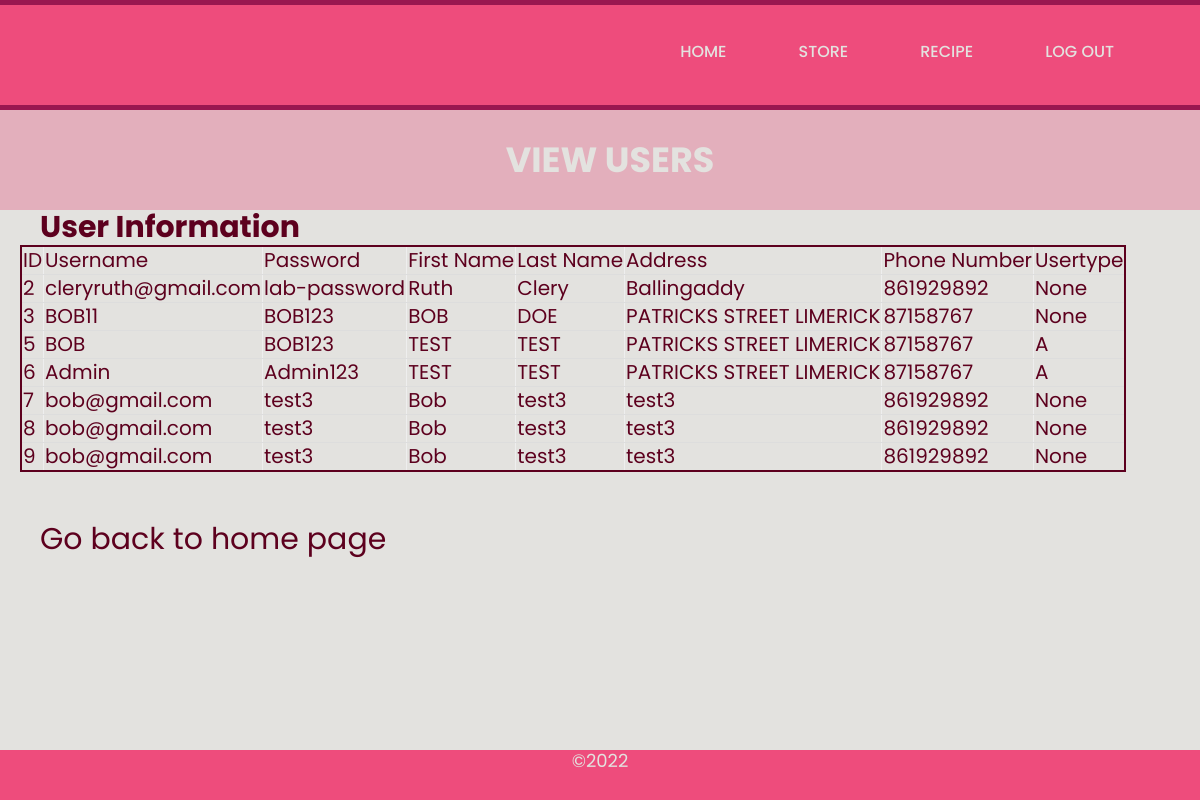
/view, run on the app's committed database.
### tables this page shows
CREATE TABLE USER
      (USERID INTEGER PRIMARY KEY AUTOINCREMENT,
      USERNAME VARCHAR(30) NOT NULL,
      PASSWORD VARCHAR (14) NOT NULL,
      FIRST_NAME VARCHAR (15) NOT NULL,
      LAST_NAME VARCHAR (20) NOT NULL,
      ADRESS VARCHAR (30) NOT NULL,
      TELEPHONE int NOT NULL,
      USERTYPE VARCHAR(30));

### flask_app.py (the view)
@app.route('/view')
def view():
    con = sqlite3.connect("WhatsForDinner.db")
    con.row_factory = sqlite3.Row
    cur = con.cursor()
    cur.execute("select * from user")
    rows = cur.fetchall()
    return render_template("/login/admin/view.html", rows=rows)

### template/login/admin/view.html (shortened to what this page needs)
<!DOCTYPE html>
<html>
<head>
	<link rel="stylesheet" href="{{ url_for('static', filename='/assets/css/index.css') }}">
</head>
<body>
	<div id="login_wrapper">
	    <header>
		    <nav>
		        <ul class="nav_main">
			        <li class="nav_buttons_active">Home</li>
			        <a href="/store"><li class="nav_buttons">Store</li></a>
					<a href="/recipes"><li class="nav_buttons">Recipe</li></a>
					<a href="/logout"><li class="nav_buttons_active">Log Out</li></a>
		        </ul>
	        </nav>
	    </header>
		<main>
	       	<div class="login_header_box_outer">
	       		<div class="login_header_box_inner">
	       			<h3>View Users</h3>
	       	    </div>
			</div>
			<div class="view_table">
				<div class="home_link"><h3>User Information</h3></div>
				<table border=5>
					<thead>
					<td>ID</td>
					<td>Username</td>
					<td>Password</td>
					<td>First Name</td>
			     	<td>Last Name</td>
					<td>Address</td>
					<td>Phone Number</td>
					<td>Usertype</td>
					</thead>
					{% for row in rows %}
					<tr>
						<td>{{row["USERID"]}}</td>
						<td>{{row["username"]}}</td>
						<td>{{row["password"]}}</td>
						<td>{{row["first_name"]}}</td>
						<td>{{row["last_name"]}}</td>
						<td>{{row["adress"]}}</td>
						<td>{{row["TELEPHONE"]}}</td>
						<td>{{row["usertype"]}}</td>
					</tr>
					{% endfor %}
				</table>
				<br>
				<br>
				<div class="home_link"><a href="/admin">Go back to home page</a></div>
			</div>
		</main>
	</div>
	<footer class="login_footer">
		<p>&copy;2022</p>
    </footer>
</body>
</html>

### static/assets/css/index.css (style rules this page uses)
* { margin: 0; }
body, html { height: 100%; }
ul, li, ol { margin: 0px; padding: 0px; list-style: none; }
a { text-decoration: none; }
a { text-decoration:none; }
header { float: left; width: 100%; height: auto; background: #EE4C7C; padding: 23px 0px; border-top: #9A1750 solid 5px; border-bottom: #9A1750 solid 5px; }
ul.nav_main { margin-right: 50px; float: right; }
li.nav_buttons_active { display: inline; list-style-type: none; float: left; padding: 7px 10px 10px 10px; margin: 7px 26px 10px 26px; font-size: 16px; line-height: 20px; display: block; font-weight: 500; text-transform: uppercase; font-family: 'Poppins', sans-serif; background:#EE4C7C; color: #E3E2DF; box-shadow: #white 0px 0px 56px 20px; text-align:center; }
a:link li.nav_buttons { color: #E3E2DF; background: #EE4C7C; }
li.nav_buttons { display: inline; list-style-type: none; float: left; padding: 7px 10px 10px 10px; margin: 7px 26px 10px 26px; font-size: 16px; line-height: 20px; display: block; font-weight: 500; text-transform: uppercase; font-family: 'Poppins', sans-serif; background: #EE4C7C; color: #E3E2DF; }
footer { float: left; width: 100%; height: auto; margin-top: -120px; padding-top: 27px; color: #E3E2DF; text-align: center; font-size: 18px; line-height: 22px; font-family: 'Poppins', sans-serif; }
.login_footer { width: 100%; height: 50px; background: #EE4C7C; margin-top: -50px; color: #E3E2DF; text-align: center; float: left; padding-top: 0px; font-size: 18px; line-height: 22px; font-family: 'Poppins', sans-serif; }
.login_footer p { text-align:center; padding-top:10; }
#login_wrapper { float: left; width: 100%; min-height: 100%; padding-bottom: -10px; box-sizing:border-box; background: #E3E2DF; }
.login_header_box_outer { background: #E3AFBC; height: auto; float: left; width: 100%; margin-bottom: 0px; }
.login_header_box_inner { background: #E3AFBC; height: auto; width: 500px; margin:0 auto; margin-top: 0px; }
.login_header_box_inner h3 { font-weight: bold; color: #E3E2DF; line-height: 40px; font-size: 35px; text-align: center; padding: 30px 40px; font-family: 'Poppins', sans-serif; text-transform: uppercase; }
.view_table { margin-top: 100px; font-size: 20px; line-height: 30px; font-family: 'Poppins', sans-serif; border-radius: 10px; }
.view_table a { text-decoration: none; font-size: 20px; line-height: 30px; font-family: 'Poppins', sans-serif; }
.view_table { padding-left: 20px; font-size: 20px; line-height: 25px; font-family: 'Poppins', sans-serif; color: #5D001E; }
.view_table table { font-size: 20px; line-height: 25px; font-family: 'Poppins', sans-serif; color: #5D001E; border: 2px solid; border-collapse: collapse; padding-left: 15px; }
.view_table table th, td { border-bottom: 1px solid #ddd; padding: 15x; }
.home_link a, h3 { text-decoration: none; font-size: 30px; line-height: 35px; font-family: 'Poppins', sans-serif; color: #5D001E; margin-left: 20px; }

### data on the page
USER: USERID "2", username "cleryruth@gmail.com", password "lab-password", first_name "Ruth", last_name "Clery", adress "Ballingaddy", TELEPHONE "861929892", usertype "None"
USER: USERID "3", username "BOB11", password "BOB123", first_name "BOB", last_name "DOE", adress "PATRICKS STREET LIMERICK", TELEPHONE "87158767", usertype "None"
USER: USERID "5", username "BOB", password "BOB123", first_name "TEST", last_name "TEST", adress "PATRICKS STREET LIMERICK", TELEPHONE "87158767", usertype "A"
USER: USERID "6", username "Admin", password "Admin123", first_name "TEST", last_name "TEST", adress "PATRICKS STREET LIMERICK", TELEPHONE "87158767", usertype "A"
USER: USERID "7", username "bob@gmail.com", password "test3", first_name "Bob", last_name "test3", adress "test3", TELEPHONE "861929892", usertype "None"
USER: USERID "8", username "bob@gmail.com", password "test3", first_name "Bob", last_name "test3", adress "test3", TELEPHONE "861929892", usertype "None"
USER: USERID "9", username "bob@gmail.com", password "test3", first_name "Bob", last_name "test3", adress "test3", TELEPHONE "861929892", usertype "None"
